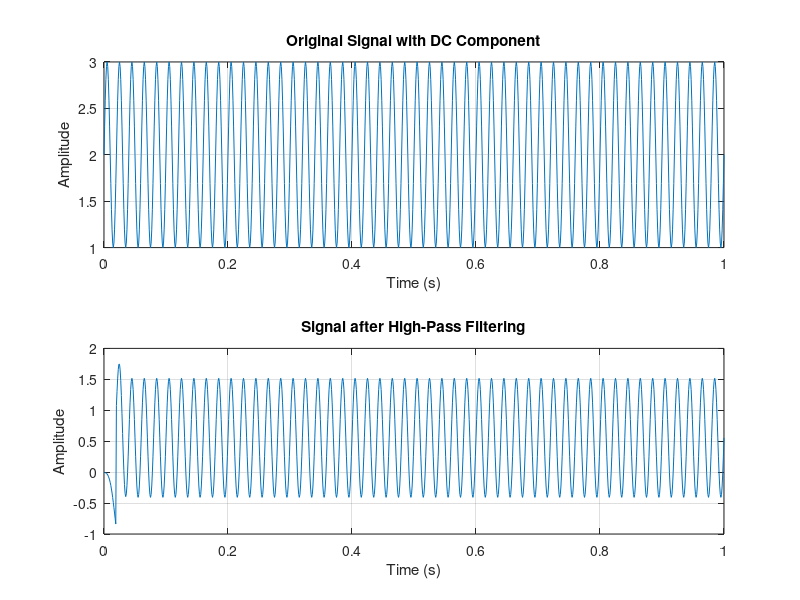

MATLAB code to generate this figure:
clc;
clear;
close all;

%% Generate Original Signal

fs = 1000;                  % Sampling frequency (Hz)
t = 0:1/fs:1;               % Time vector

signal = sin(2*pi*50*t) + 2;   % 50 Hz sine wave with DC offset

%% Design FIR High-Pass Filter

filter_order = 40;
cutoff_frequency = 20;          % Cutoff frequency (Hz)

normalized_cutoff = cutoff_frequency/(fs/2);

b = fir1(filter_order, normalized_cutoff, 'high');

%% Apply Filter

filtered_signal = filter(b,1,signal);

%% Plot Results

figure;

subplot(2,1,1)
plot(t,signal)
grid on
title('Original Signal with DC Component')
xlabel('Time (s)')
ylabel('Amplitude')

subplot(2,1,2)
plot(t,filtered_signal)
grid on
title('Signal after High-Pass Filtering')
xlabel('Time (s)')
ylabel('Amplitude')
